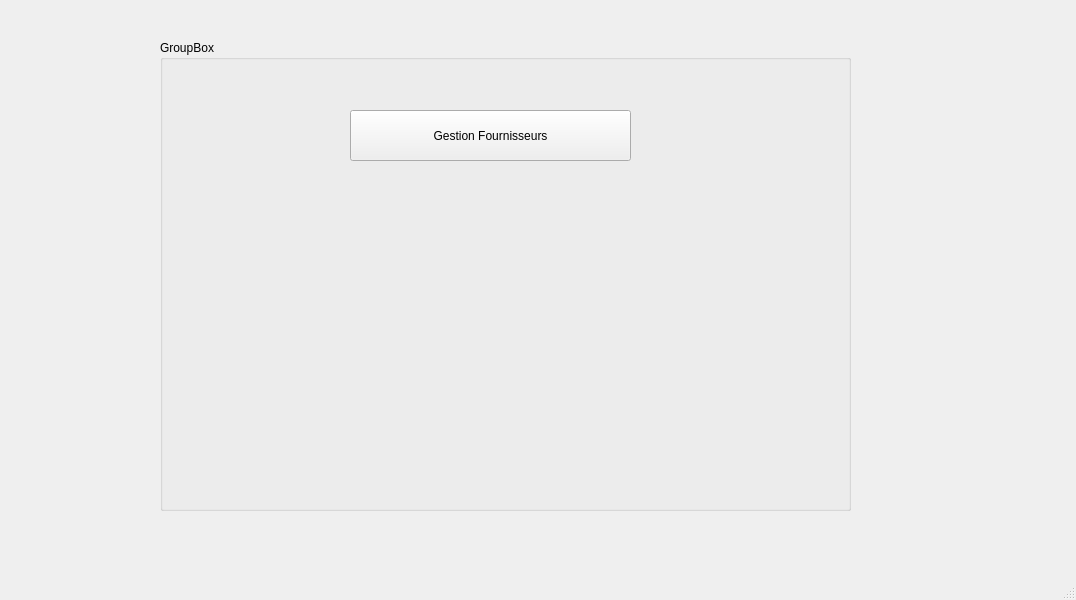
<?xml version="1.0" encoding="UTF-8"?>
<ui version="4.0">
 <class>MainWindow</class>
 <widget class="QMainWindow" name="MainWindow">
  <property name="geometry">
   <rect>
    <x>0</x>
    <y>0</y>
    <width>1076</width>
    <height>600</height>
   </rect>
  </property>
  <property name="windowTitle">
   <string>MainWindow</string>
  </property>
  <widget class="QWidget" name="centralwidget">
   <widget class="QGroupBox" name="groupBox">
    <property name="geometry">
     <rect>
      <x>160</x>
      <y>40</y>
      <width>691</width>
      <height>471</height>
     </rect>
    </property>
    <property name="title">
     <string>GroupBox</string>
    </property>
    <widget class="QPushButton" name="pushButton_gestion_fournisseurs">
     <property name="geometry">
      <rect>
       <x>190</x>
       <y>70</y>
       <width>281</width>
       <height>51</height>
      </rect>
     </property>
     <property name="text">
      <string>Gestion Fournisseurs</string>
     </property>
    </widget>
   </widget>
  </widget>
  <widget class="QMenuBar" name="menubar">
   <property name="geometry">
    <rect>
     <x>0</x>
     <y>0</y>
     <width>1076</width>
     <height>26</height>
    </rect>
   </property>
  </widget>
  <widget class="QStatusBar" name="statusbar"/>
 </widget>
 <resources/>
 <connections/>
</ui>
